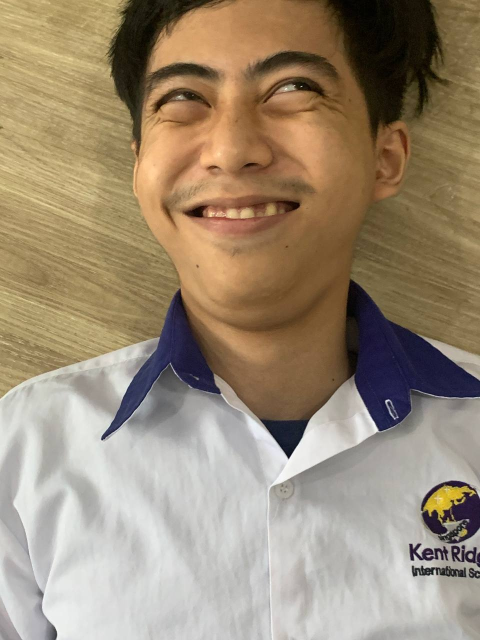
#> input picture programming_projects/python/python_basic/images/elit.jpg, 960 x 1280 px, found by its file name (shown at 1/2 size)
$ python shirt.py
#> lines starting #> are read from the running program, lines starting #| are printed output that depends on the picture
from PIL import Image, ImageOps, ImageFilter

elit = Image.open(r"python_basic/images/elit.jpg")
#> elit is the input picture: PIL image 960x1280 RGB; mean R, G, B 156.1, 139.6, 117.4

elit = ImageOps.fit(elit,(600, 600))
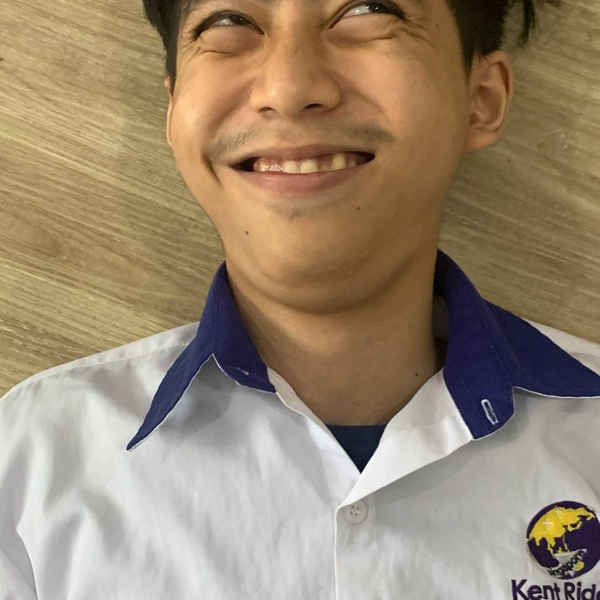
#> elit: PIL image 600x600 RGB; mean R, G, B 154.9, 136.8, 113.4
# str_func = {
#   'BLUR':elit.filter(filter=ImageFilter.BLUR()),
#   'BoxBlur':elit.filter(filter=ImageFilter.BoxBlur()),
#   'BuiltinFilter':elit.filter(filter=ImageFilter.BuiltinFilter()),
#   'CONTOUR':elit.filter(filter=ImageFilter.CONTOUR()),
#   'Color3DLUT':elit.filter(filter=ImageFilter.Color3DLUT()),
#   'DETAIL':elit.filter(filter=ImageFilter.DETAIL()),
#   'EMBOSS':elit.filter(filter=ImageFilter.EMBOSS()),
#   'Filter':elit.filter(filter=ImageFilter.Filter()),
#   'GaussianBlur':elit.filter(filter=ImageFilter.GaussianBlur()),
#   'Kernel':elit.filter(filter=ImageFilter.Kernel()),
#   'MaxFilter':elit.filter(filter=ImageFilter.MaxFilter()),
#   'MedianFilter':elit.filter(filter=ImageFilter.MedianFilter()),
#   'MinFilter':elit.filter(filter=ImageFilter.MinFilter()),
#   'ModeFilter':elit.filter(filter=ImageFilter.ModeFilter()),
#   'MultibandFilter':elit.filter(filter=ImageFilter.MultibandFilter()),
#   'RankFilter':elit.filter(filter=ImageFilter.RankFilter()),
#   'SHARPEN':elit.filter(filter=ImageFilter.SHARPEN()),
#   'SMOOTH':elit.filter(filter=ImageFilter.SMOOTH()),
#   'UnsharpMask':elit.filter(filter=ImageFilter.UnsharpMask()),
#   'functools':elit.filter(filter=ImageFilter.functools()),
# }
elit_new = elit.filter(filter=ImageFilter.EMBOSS())
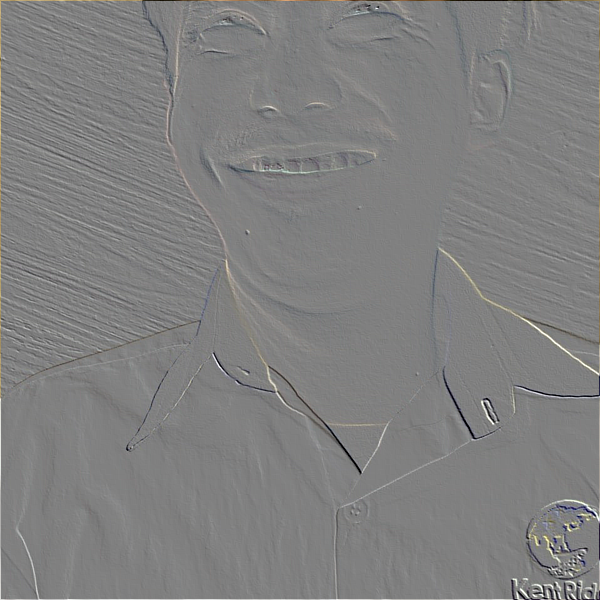
#> elit_new: PIL image 600x600 RGB; mean R, G, B 128, 127.9, 127.7
elit_new.save("python_basic/images/new_elit.jpg")
elit_new = Image.open("python_basic/images/new_elit.jpg")
#> (the run stopped early here; a loop or call above may not have finished)
